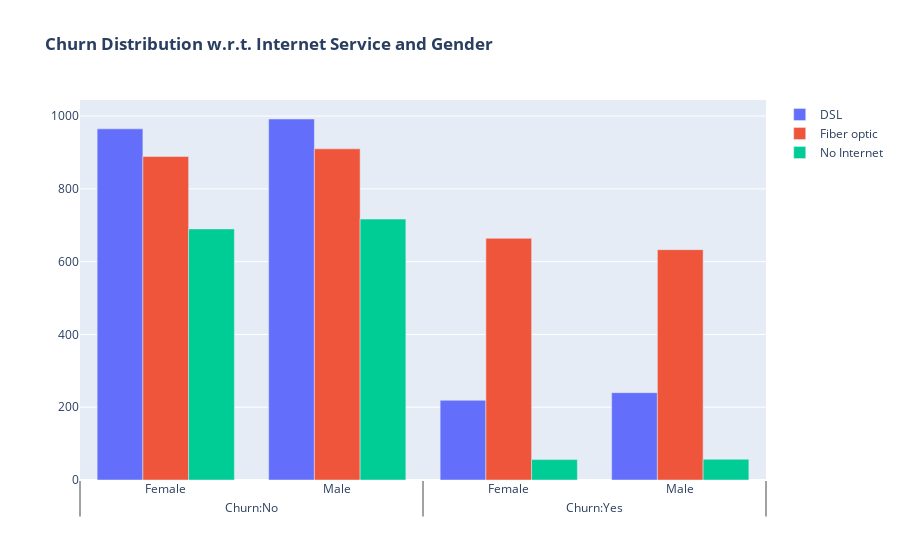

Source (notebook cell):
### Markdown cell above
* **NON-CHURNED CUSTOMERS (LEFT BAR):** Among customers who DID NOT churn, there is a relatively BALANCED distribution across all four payment methods. No single method overwhelmingly dominates this group of loyal customers.

* **CHURNED CUSTOMERS (RIGHT BAR):** The story is completely different for customers who DID churn. The **ELECTRONIC CHECK** segment MASSIVELY DOMINATES this bar, representing the largest group of churned customers by a wide margin.

* **KEY INSIGHT:** This visualization clearly indicates that the **PAYMENT METHOD is strongly correlated with customer churn**. Customers who pay via **ELECTRONIC CHECK are significantly more likely to churn** compared to those using other methods, especially automatic payment options like bank transfers or credit cards.

### Code cell
fig = go.Figure()

fig.add_trace(go.Bar(
  x = [['Churn:No', 'Churn:No', 'Churn:Yes', 'Churn:Yes'],
       ["Female", "Male", "Female", "Male"]],
  y = [965, 992, 219, 240],
  name = 'DSL',
))

fig.add_trace(go.Bar(
  x = [['Churn:No', 'Churn:No', 'Churn:Yes', 'Churn:Yes'],
       ["Female", "Male", "Female", "Male"]],
  y = [889, 910, 664, 633],
  name = 'Fiber optic',
))

fig.add_trace(go.Bar(
  x = [['Churn:No', 'Churn:No', 'Churn:Yes', 'Churn:Yes'],
       ["Female", "Male", "Female", "Male"]],
  y = [690, 717, 56, 57],
  name = 'No Internet',
))

fig.update_layout(title_text="<b>Churn Distribution w.r.t. Internet Service and Gender</b>")

fig.show()

### Figure 1 — Plotly figure (JSON) as saved in the notebook; plotly's stock layout.template omitted (floating-point values rounded to 4 significant figures)
{"data": [{"name": "DSL", "type": "bar", "x": [["Churn:No", "Churn:No", "Churn:Yes", "Churn:Yes"], ["Female", "Male", "Female", "Male"]], "y": [965, 992, 219, 240]}, {"name": "Fiber optic", "type": "bar", "x": [["Churn:No", "Churn:No", "Churn:Yes", "Churn:Yes"], ["Female", "Male", "Female", "Male"]], "y": [889, 910, 664, 633]}, {"name": "No Internet", "type": "bar", "x": [["Churn:No", "Churn:No", "Churn:Yes", "Churn:Yes"], ["Female", "Male", "Female", "Male"]], "y": [690, 717, 56, 57]}], "layout": {"title": {"text": "<b>Churn Distribution w.r.t. Internet Service and Gender</b>"}}}
